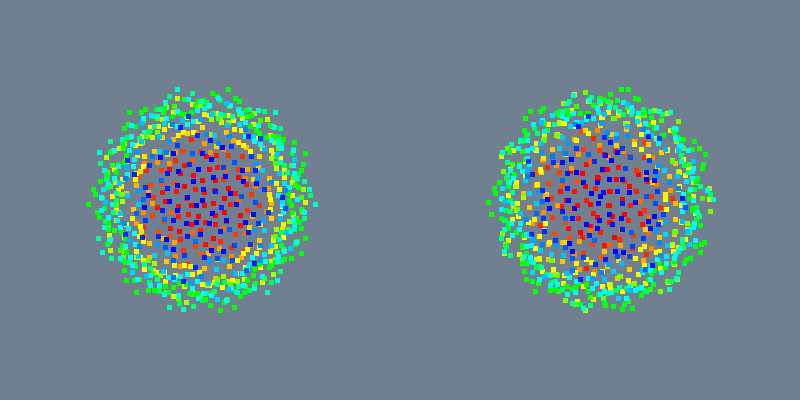

Generate this figure with Python:
#!/usr/bin/env python

# Smooth a point cloud using vtkPointSmoothingFilter. The left viewport
# shows the original noisy point cloud and the right shows the smoothed
# result where points have been relaxed toward local centroids.

import math

# Factory overrides: importing these modules registers the OpenGL rendering
# and interaction style implementations for vtkRenderingCore factory classes.
import vtkmodules.vtkInteractionStyle  # noqa: F401
import vtkmodules.vtkRenderingOpenGL2  # noqa: F401
# VTK pipeline classes used in this example
from vtkmodules.vtkCommonCore import vtkFloatArray, vtkPoints
from vtkmodules.vtkCommonDataModel import (
    vtkCellArray,
    vtkPolyData,
)
from vtkmodules.vtkFiltersPoints import vtkPointSmoothingFilter
from vtkmodules.vtkRenderingCore import (
    vtkActor,
    vtkPolyDataMapper,
    vtkRenderWindow,
    vtkRenderWindowInteractor,
    vtkRenderer,
)

# Colors (normalized RGB)
slate_gray_background_rgb = (0.439, 0.502, 0.565)

# Source: create a noisy spherical point cloud with elevation scalars
points = vtkPoints()
vertices = vtkCellArray()
scalars = vtkFloatArray()
scalars.SetName("Elevation")
for i in range(800):
    phi = math.acos(1.0 - 2.0 * (i / 800.0))
    theta = math.pi * (1.0 + 5.0**0.5) * i
    noise = 0.15 * math.sin(11.0 * phi) * math.cos(7.0 * theta)
    r = 1.0 + noise
    x = r * math.sin(phi) * math.cos(theta)
    y = r * math.sin(phi) * math.sin(theta)
    z = r * math.cos(phi)
    pid = points.InsertNextPoint(x, y, z)
    vertices.InsertNextCell(1, [pid])
    scalars.InsertNextValue(z)

cloud = vtkPolyData()
cloud.SetPoints(points)
cloud.SetVerts(vertices)
cloud.GetPointData().SetScalars(scalars)

# ---- Left viewport: noisy cloud ----
noisy_mapper = vtkPolyDataMapper()
noisy_mapper.SetInputData(cloud)
noisy_mapper.SetScalarRange(-1.0, 1.0)

noisy_actor = vtkActor()
noisy_actor.SetMapper(noisy_mapper)
noisy_actor.GetProperty().SetPointSize(5)

left_renderer = vtkRenderer()
left_renderer.SetViewport(0.0, 0.0, 0.5, 1.0)
left_renderer.AddActor(noisy_actor)
left_renderer.SetBackground(slate_gray_background_rgb)

# ---- Right viewport: smoothed cloud ----
smoother = vtkPointSmoothingFilter()
smoother.SetInputData(cloud)
smoother.SetNumberOfIterations(20)
smoother.SetSmoothingModeToDefault()
smoother.SetNeighborhoodSize(16)

smooth_mapper = vtkPolyDataMapper()
smooth_mapper.SetInputConnection(smoother.GetOutputPort())
smooth_mapper.SetScalarRange(-1.0, 1.0)

smooth_actor = vtkActor()
smooth_actor.SetMapper(smooth_mapper)
smooth_actor.GetProperty().SetPointSize(5)

right_renderer = vtkRenderer()
right_renderer.SetViewport(0.5, 0.0, 1.0, 1.0)
right_renderer.AddActor(smooth_actor)
right_renderer.SetBackground(slate_gray_background_rgb)

# Window: display the rendered scene
render_window = vtkRenderWindow()
render_window.AddRenderer(left_renderer)
render_window.AddRenderer(right_renderer)
render_window.SetWindowName("smoothing")
render_window.SetMultiSamples(0)
render_window.SetSize(800, 400)

# Scene: configure the camera
left_renderer.ResetCamera()
right_renderer.SetActiveCamera(left_renderer.GetActiveCamera())

# Interactor: handle mouse and keyboard events
render_window_interactor = vtkRenderWindowInteractor()
render_window_interactor.SetRenderWindow(render_window)

# Launch the interactive visualization
render_window_interactor.Initialize()
render_window_interactor.Start()
